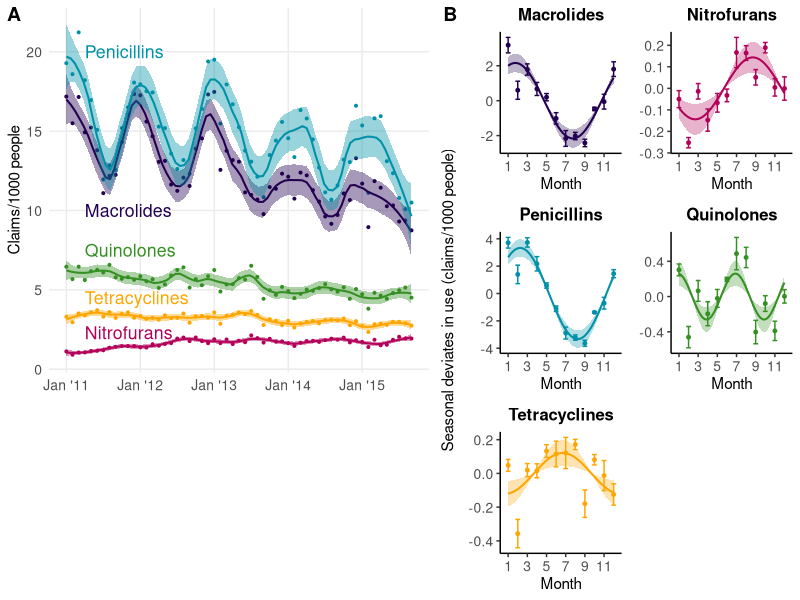
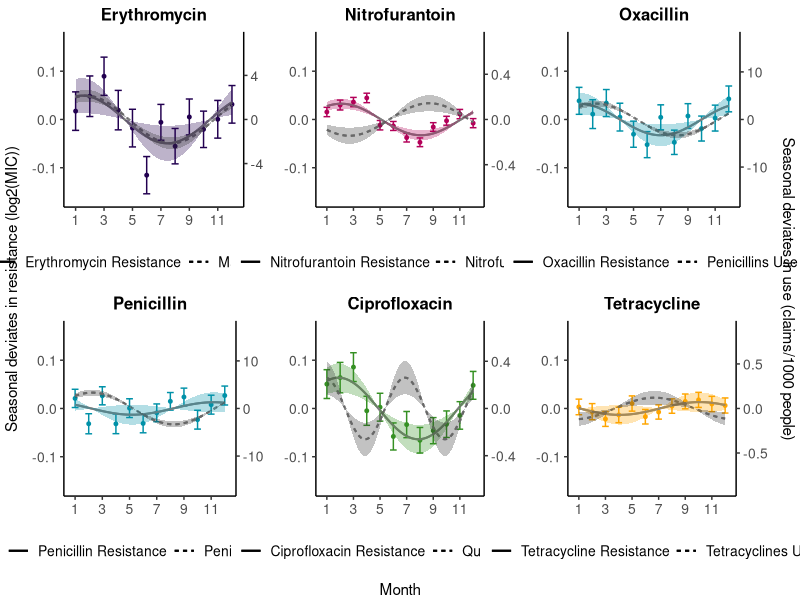
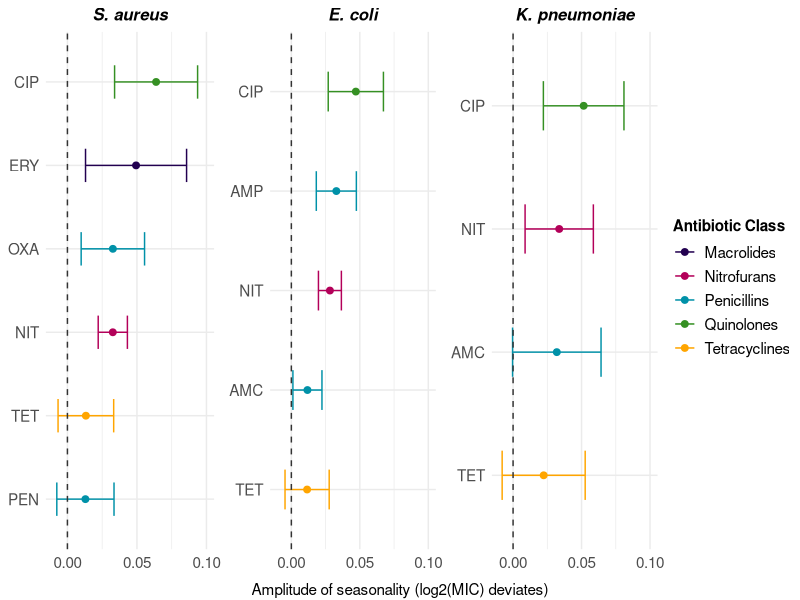
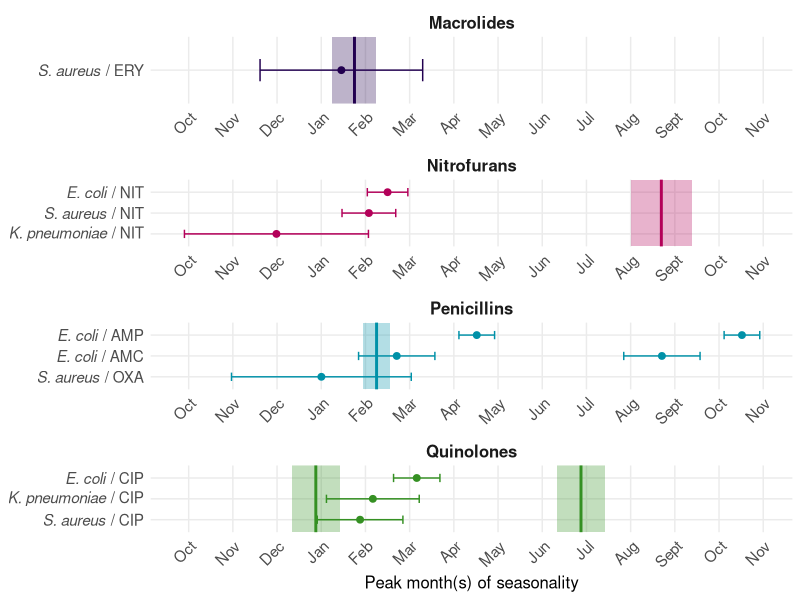
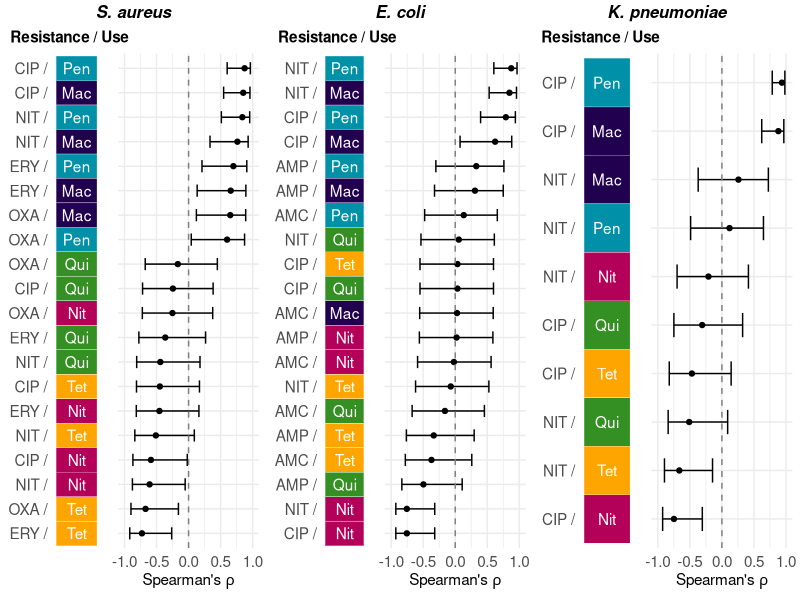
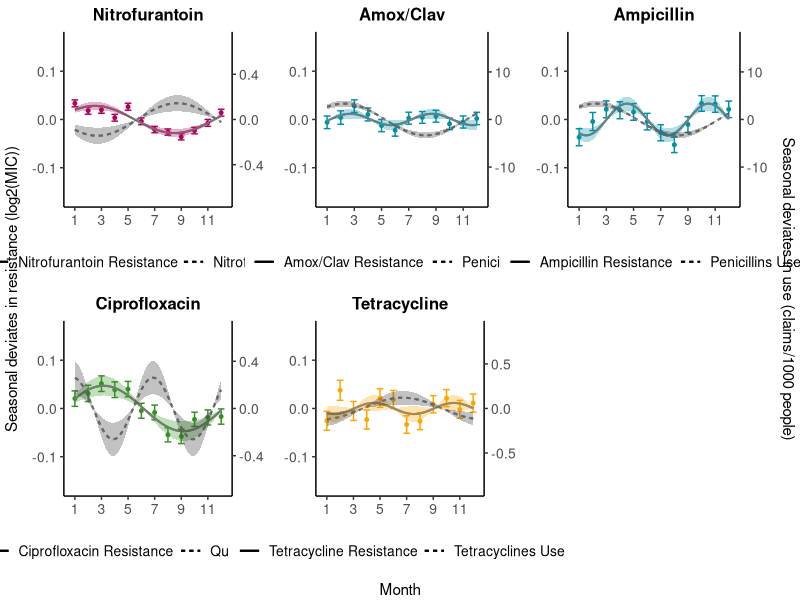
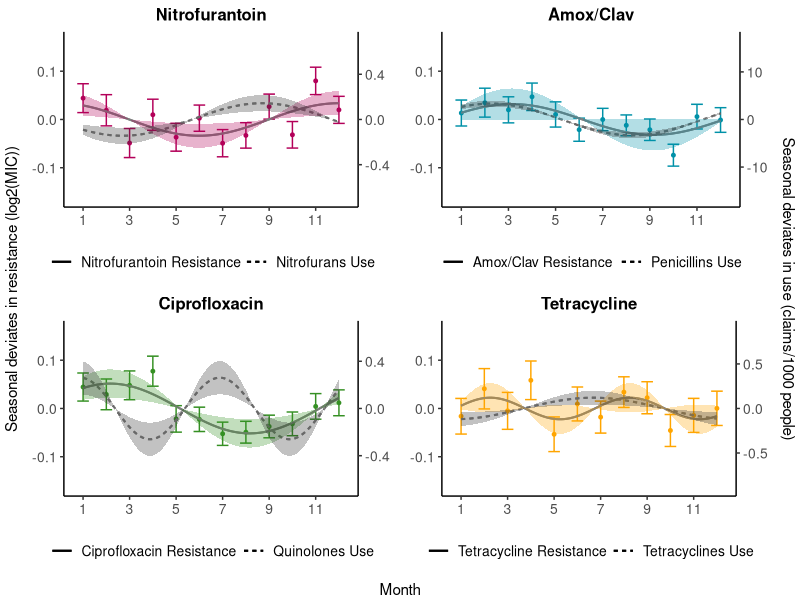
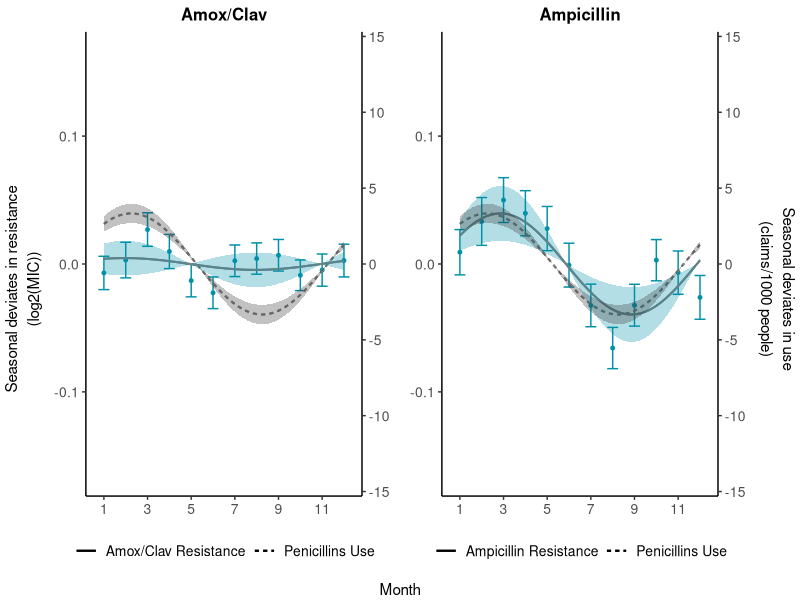

R code for these plots, in order:
#This script makes all the figures included in the publication.

#Load libraries
library(tidyverse)
library(magrittr)
library(cowplot)
library(ggpubr)

# ######################################################
# Inputs
# ######################################################

#Load antibiotic use data
data.use = read_csv("raw_data/antibiotic_use_data.csv")

#Load model values
use.model.params = read_csv("tables/model_values_use.csv")
res.model.params = read_csv("tables/model_values_resistance.csv")
EC.12m.model.params = read_csv("tables/Ecoli_AMC_AMP_12m_model_values.csv")

#Load use and resistance seasonal deviates
use.deviates = read_csv("tables/seasonal_deviates_use.csv")
res.deviates = read_csv("tables/seasonal_deviates_resistance.csv")
EC.12m.deviates = read_csv("tables/Ecoli_AMC_AMP_12m_seasonal_deviates.csv")

#Load use-resistance correlations resuls
correlations = read_csv("tables/correlations.csv")

#Define colors to be used across figures
colors = setNames( c("#220050", "#b30059","#0091a8","#359023", "#ffa500"), 
                   c("Macrolides", "Nitrofurans", "Penicillins", "Quinolones", "Tetracyclines") )

# ######################################################
# Make Figure 1
# ######################################################

#Make Figure 1a (raw antibiotic use)
labels = data.frame(drug_class = c("Macrolides", "Nitrofurans", "Penicillins", "Quinolones", "Tetracyclines"),
                    x.pos = c(4, 4, 4, 4, 4),
                    y.pos = c(10, 2.3, 20, 7.5, 4.5))

f1a = data.use %>%
  mutate(year_month = paste(as.character(year), as.character(str_pad(month, 2, pad = "0")), sep = "-")) %>%
  mutate(x = dense_rank(year_month)) %>%
  ggplot(aes(x=x, y=claims_per_1000ppl, group=drug_class, color=drug_class)) +
  geom_point(size = 0.7) +
  geom_smooth(aes(fill=drug_class), span = 0.2, size = 0.7) +
  geom_text(data = labels, aes(x=x.pos, y=y.pos, label=drug_class), hjust = 0, size = 4.5) +
  ylab("Claims/1000 people") +
  scale_color_manual(values = colors) +
  scale_fill_manual(values = colors) +
  scale_x_continuous(breaks = c(1, 13, 25, 37, 49), labels = c("Jan '11", "Jan '12", "Jan '13", "Jan '14", "Jan '15")) +
  theme_minimal() +
  theme(panel.grid.minor = element_blank(),
        legend.position = "none",
        axis.text = element_text(size = 10),
        axis.title.x = element_blank(),
        axis.title.y = element_text(size = 11)) 

#Make figure 1b (seasonal antibiotic use models)
#Cosine function
cos_func = function(month, amplitude, phase, omega, intercept) {
  amplitude * cos(omega *(month - phase)) + intercept
} 

#Function to plot seasonal use model
plot_use_model_func = function(deviates, class, amplitude, phase, omega, a_lower, a_upper) {
  
  col = colors[class]
  
  ci = data.frame(month=seq(1,12,0.01)) %>%
    mutate(lower_ci = map_dbl(month, ~cos_func(., a_lower, phase, omega, 0))) %>%
    mutate(upper_ci = map_dbl(month, ~cos_func(., a_upper, phase, omega, 0))) 
  
  p = ggplot(data = deviates, aes(x = month)) +
    geom_point(aes(x = month, y = seasonal_deviate), color = col, size = 1) +
    geom_errorbar(aes(x = month, ymin = seasonal_deviate - sem, ymax = seasonal_deviate + sem), width = 0.5, color = col) + 
    stat_function(fun = cos_func, args = list(a = amplitude, phase = phase, omega = omega, intercept = 0), size = 0.7, color = col) +
    geom_ribbon(data = ci, aes(x = month, ymin = lower_ci, ymax = upper_ci), fill = col, alpha = 0.3) +
    scale_x_continuous(breaks=c(1, 3, 5, 7, 9, 11)) +
    ggtitle(class) +
    xlab("Month") +
    theme_classic() +
    theme(legend.position="none",
          plot.title = element_text(size = 12, hjust = 0.5, face = "bold"),
          axis.text = element_text(size = 10),
          axis.title.x = element_text(size = 11),
          axis.title.y = element_blank()
    )
  
  return(p)
}

#Make individual plots for figure 1b
f1b_plots = use.model.params %>%
  filter(term %in% c("amplitude", "phase")) %>%
  select(drug_class, omega, term, estimate, ci.lower, ci.upper) %>%
  gather(variable, value, -(c("drug_class", "term", "omega"))) %>%
  unite(temp, term, variable) %>%
  spread(temp, value) %>%
  #add seasonal deviates table
  left_join(
    use.deviates %>%
      nest(-drug_class) %>%
      rename(deviates_table = data),
    by = c("drug_class")
  ) %>%
  #make plots
  mutate(plot = pmap(.l = list(deviates = deviates_table, class = drug_class, amplitude = amplitude_estimate,
                               phase = phase_estimate, omega = omega, a_lower = amplitude_ci.lower,
                               a_upper = amplitude_ci.upper),
                     .f = plot_use_model_func)) %>%
  pull(plot)

#Combine plots to make figure 1b
f1b = do.call(plot_grid, c(f1b_plots, nrow = 3, ncol = 2, align = "hv")) %>%
  annotate_figure(left = text_grob("Seasonal deviates in use (claims/1000 people)", size = 11, rot = 90)) 

#Combine figures 1a and 1b
f1 = plot_grid(plot_grid(f1a, nrow = 2, ncol = 1, rel_heights = c(2, 1)),
               f1b, nrow = 1, ncol = 2, rel_widths = c(1.2, 1), labels = c("A", "B"))

# ######################################################
# Make Figures 2, S1, S2
# ######################################################

#Function to plot use and resistance models together
plot_use_resistance_func = function(deviates, drug, class, u_a, u_p, u_o, u_low, u_up, r_a, r_p, r_o, r_low, r_up, ratio) {
  col = colors[class]
  
  regressions = data.frame(month=seq(1,12,0.01)) %>%
    mutate(r_actual = map_dbl(month, ~cos_func(., r_a, r_p, r_o, 0))) %>%
    mutate(u_actual = map_dbl(month, ~cos_func(., u_a/ratio, u_p, u_o, 0))) %>%
    gather(type, value, -month) %>%
    mutate(leg = case_when(type == "r_actual" ~ paste(drug, "Resistance"), type == "u_actual" ~ paste(class, "Use"))) %>%
    mutate(leg = factor(leg, levels = c(paste(drug, "Resistance"), paste(class, "Use"))))
  
  ci = data.frame(month=seq(1,12,0.01)) %>%
    mutate(r_lower = map_dbl(month, ~cos_func(., r_low, r_p, r_o, 0))) %>%
    mutate(r_upper = map_dbl(month, ~cos_func(., r_up, r_p, r_o, 0))) %>%
    mutate(u_lower = map_dbl(month, ~cos_func(., u_low, u_p, u_o, 0))) %>%
    mutate(u_upper = map_dbl(month, ~cos_func(., u_up, u_p, u_o, 0)))
  
  p = ggplot(data = regressions) +
    geom_point(data = deviates, aes(x = month, y = seasonal_deviate), color = col, size = 1) +
    geom_errorbar(data = deviates, aes(x = month, ymin = seasonal_deviate - sem, ymax = seasonal_deviate + sem), width = 0.5, color = col) +
    geom_line(aes(x = month, y = value, color = leg, linetype = leg), size = 0.7) +
    geom_line(aes(x = month, y = value, color = leg, linetype = leg), size = 0.7) +
    geom_ribbon(data = ci, aes(x = month, ymin = r_lower, ymax = r_upper), fill = col, alpha = 0.3) +
    geom_ribbon(data = ci, aes(x = month, ymin = u_upper/ratio, ymax = u_lower/ratio), fill = "grey20", alpha = 0.3) +
    scale_color_manual(values = c(col, "grey20")) +
    scale_y_continuous(sec.axis = sec_axis(~. * ratio), limits = c(-.165, .165)) +
    scale_x_continuous(breaks=c(1, 3, 5, 7, 9, 11)) +
    ggtitle(drug) +
    theme_classic() +
    guides(color = guide_legend(nrow = 2, byrow = TRUE)) +
    theme(legend.position = "bottom",
          legend.title = element_blank(),
          legend.text = element_text(size = 10),
          plot.title = element_text(size = 12, hjust = 0.5, face = "bold"),
          axis.text = element_text(size = 10),
          axis.title = element_blank()
    ) 
  
  return(p)
} 


use_res_plots = res.model.params %>%
  filter(term %in% c("amplitude", "phase")) %>%
  select(organism, drug_name, drug_class, omega, term, estimate, ci.lower, ci.upper) %>%
  gather(variable, value, -(c("organism","drug_name","drug_class", "term", "omega"))) %>%
  unite(temp, term, variable) %>%
  spread(temp, value) %>%
  #add resistance seasonal deviates table
  left_join(
    res.deviates %>%
      nest(-organism, -drug_name, -drug_class) %>%
      rename(deviates_table = data),
    by = c("organism","drug_name","drug_class")
  ) %>%
  select(organism, drug_name, drug_class, res_amplitude = amplitude_estimate, res_phase = phase_estimate,
         res_omega = omega, res_upper = amplitude_ci.upper, res_lower = amplitude_ci.lower, deviates_table) %>%
  #add use model params
  left_join(
    use.model.params %>%
      filter(term %in% c("amplitude", "phase")) %>%
      select(drug_class, omega, term, estimate, ci.lower, ci.upper) %>%
      gather(variable, value, -(c("drug_class", "term", "omega"))) %>%
      unite(temp, term, variable) %>%
      spread(temp, value) %>%
      select(drug_class, use_amplitude = amplitude_estimate, use_phase = phase_estimate, use_omega = omega,
             use_upper = amplitude_ci.upper, use_lower = amplitude_ci.lower),
    by = c("drug_class")
  ) %>%
  #get use-resistance scaling ratio
  mutate(u.r_ratio = abs(use_amplitude/res_amplitude)) %>%
  group_by(drug_class) %>%
  mutate(ratio = min(u.r_ratio)) %>%
  ungroup() %>%
  #make plots
  mutate(drug_name = ifelse(drug_name == "Amoxicillin/Clavulanate", "Amox/Clav", drug_name)) %>%
  mutate(plot = pmap(.l = list(deviates = deviates_table, drug = drug_name, class = drug_class, u_a = use_amplitude,
                               u_p = use_phase, u_o = use_omega, u_low = use_lower, u_up = use_upper,
                               r_a = res_amplitude, r_p = res_phase, r_o = res_omega, r_low = res_lower,
                               r_up = res_upper, ratio = ratio),
                     .f = plot_use_resistance_func)) 

#Make figure 2
f2_plots = use_res_plots %>%
  filter(organism == "S. aureus") %>%
  arrange(drug_class, drug_name) %>%
  pull(plot)

f2 = do.call(plot_grid, c(f2_plots, nrow = 2, ncol = 3)) %>%
  annotate_figure(left = text_grob("Seasonal deviates in resistance (log2(MIC))", size = 11, rot = 90)) %>%
  annotate_figure(right = text_grob("Seasonal deviates in use (claims/1000 people)", size = 11, rot = 270)) %>%
  annotate_figure(bottom = text_grob("Month", size = 11))

#Make figure S1
fS1_plots = use_res_plots %>%
  filter(organism == "E. coli") %>%
  arrange(drug_class, drug_name) %>%
  pull(plot)

fS1 = do.call(plot_grid, c(fS1_plots, nrow = 2, ncol = 3)) %>%
  annotate_figure(left = text_grob("Seasonal deviates in resistance (log2(MIC))", size = 11, rot = 90)) %>%
  annotate_figure(right = text_grob("Seasonal deviates in use (claims/1000 people)", size = 11, rot = 270)) %>%
  annotate_figure(bottom = text_grob("Month", size = 11))

#Make figure S2
fS2_plots = use_res_plots %>%
  filter(organism == "K. pneumoniae") %>%
  arrange(drug_class, drug_name) %>%
  pull(plot)

fS2 = do.call(plot_grid, c(fS2_plots, nrow = 2, ncol = 2)) %>%
  annotate_figure(left = text_grob("Seasonal deviates in resistance (log2(MIC))", size = 11, rot = 90)) %>%
  annotate_figure(right = text_grob("Seasonal deviates in use (claims/1000 people)", size = 11, rot = 270)) %>%
  annotate_figure(bottom = text_grob("Month", size = 11))

# ######################################################
# Make figure S3 
# ######################################################

#Plot E. coli AMC and AMP resistance with 12-month period
fS3_plots = EC.12m.model.params %>%
  filter(term %in% c("amplitude", "phase")) %>%
  select(organism, drug_name, drug_class, omega, term, estimate, ci.lower, ci.upper) %>%
  gather(variable, value, -(c("organism","drug_name","drug_class", "term", "omega"))) %>%
  unite(temp, term, variable) %>%
  spread(temp, value) %>%
  #add resistance seasonal deviates table
  left_join(
    EC.12m.deviates %>%
      nest(-organism, -drug_name, -drug_class) %>%
      rename(deviates_table = data),
    by = c("organism","drug_name","drug_class")
  ) %>%
  select(organism, drug_name, drug_class, res_amplitude = amplitude_estimate, res_phase = phase_estimate,
         res_omega = omega, res_upper = amplitude_ci.upper, res_lower = amplitude_ci.lower, deviates_table) %>%
  #add use model params
  left_join(
    use.model.params %>%
      filter(term %in% c("amplitude", "phase")) %>%
      select(drug_class, omega, term, estimate, ci.lower, ci.upper) %>%
      gather(variable, value, -(c("drug_class", "term", "omega"))) %>%
      unite(temp, term, variable) %>%
      spread(temp, value) %>%
      select(drug_class, use_amplitude = amplitude_estimate, use_phase = phase_estimate, use_omega = omega,
             use_upper = amplitude_ci.upper, use_lower = amplitude_ci.lower),
    by = c("drug_class")
  ) %>%
  #get use-resistance scaling ratio
  mutate(u.r_ratio = abs(use_amplitude/res_amplitude)) %>%
  group_by(drug_class) %>%
  mutate(ratio = min(u.r_ratio)) %>%
  ungroup() %>%
  #make plots
  mutate(drug_name = ifelse(drug_name == "Amoxicillin/Clavulanate", "Amox/Clav", drug_name)) %>%
  mutate(plot = pmap(.l = list(deviates = deviates_table, drug = drug_name, class = drug_class, u_a = use_amplitude,
                               u_p = use_phase, u_o = use_omega, u_low = use_lower, u_up = use_upper,
                               r_a = res_amplitude, r_p = res_phase, r_o = res_omega, r_low = res_lower,
                               r_up = res_upper, ratio = ratio),
                     .f = plot_use_resistance_func)) %>%
  pull(plot)

#Make figure S3
fS3 = do.call(plot_grid, c(fS3_plots, nrow = 1, ncol = 2)) %>%
  annotate_figure(left = text_grob("Seasonal deviates in resistance\n(log2(MIC))", size = 11, rot = 90)) %>%
  annotate_figure(right = text_grob("Seasonal deviates in use\n(claims/1000 people)", size = 11, rot = 270)) %>%
  annotate_figure(bottom = text_grob("Month", size = 11))

# ######################################################
# Make figure 3
# ######################################################

#Make amplitude plots function
plot_amplitudes_func = function(dat, title) {
  p = ggplot(data = dat, aes(x = reorder(drug_code, estimate), y = estimate, color = drug_class)) +
    geom_point(size = 2) +
    geom_errorbar(aes(ymin = ci.lower, ymax = ci.upper), width = 0.4) +
    geom_hline(yintercept = 0, color = "grey20", linetype = "dashed") +
    scale_y_continuous(breaks = c(0, 0.05, 0.1), limits = c(-0.01, 0.1)) +
    scale_color_manual(values = colors, name = "Antibiotic Class") +
    coord_flip() +
    ggtitle(title) +
    theme_minimal() +
    theme(plot.title = element_text(face = "bold.italic", hjust = 0.5, size = 12),
          axis.title = element_blank(),
          axis.text = element_text(size = 11),
          legend.title = element_text(size = 11, face = "bold"),
          legend.text = element_text(size = 11)
    )
  
  return(p)
}

f3_SA_plot = res.model.params %>%
  filter(term == "amplitude") %>%
  filter(organism == "S. aureus") %>%
  plot_amplitudes_func(., "S. aureus")

f3_EC_plot = res.model.params %>%
  filter(term == "amplitude") %>%
  filter(organism == "E. coli") %>%
  plot_amplitudes_func(., "E. coli")

f3_KP_plot = res.model.params %>%
  filter(term == "amplitude") %>%
  filter(organism == "K. pneumoniae") %>%
  plot_amplitudes_func(., "K. pneumoniae")

#Make figure 3
f3 = ggarrange(f3_SA_plot, f3_EC_plot, f3_KP_plot, nrow = 1, ncol = 3, common.legend = TRUE, legend = "right") %>%
  annotate_figure(bottom = text_grob("Amplitude of seasonality (log2(MIC) deviates)", size = 11))

# ######################################################
# Make figure 4
# ######################################################

#Make resistance phases table
res.phases = bind_rows(
  res.model.params %>%
    filter(term == "phase"),
  #add second peak for org/drugs with 6 month period
  res.model.params %>%
    filter(term == "phase") %>%
    filter(period == 6) %>%
    mutate(estimate = estimate + 6, ci.lower = ci.lower + 6, ci.upper = ci.upper + 6)
) %>%
  #filter out org/drug combinations that did not meet criteria for seasonality
  filter(!(organism == "S. aureus" & drug_code %in% c("PEN", "TET"))) %>%
  filter(!(organism == "E. coli" & drug_code == "TET")) %>%
  filter(!(organism == "K. pneumoniae" & drug_code %in% c("AMC", "TET"))) %>%
  #manually edit phase for K.pneumo/NIT (subtract 12m) for aesthetic purposes for figure
  mutate(estimate = ifelse(organism == "K. pneumoniae" & drug_code == "NIT", estimate - 12, estimate),
         ci.lower = ifelse(organism == "K. pneumoniae" & drug_code == "NIT", ci.lower - 12, ci.lower),
         ci.upper = ifelse(organism == "K. pneumoniae" & drug_code == "NIT", ci.upper - 12, ci.upper)
  ) %>%
  mutate(org_drug = paste(organism, drug_code, sep = "/")) 

#Make use phases table
use.phases = bind_rows(
  use.model.params %>%
    filter(term == "phase"),
  #add second peak for org/drugs with 6 month period
  use.model.params %>%
    filter(term == "phase") %>%
    filter(period == 6) %>%
    mutate(estimate = estimate + 6, ci.lower = ci.lower + 6, ci.upper = ci.upper + 6)
) %>%
  filter(drug_class != "Tetracyclines")

#Define plot labels
labs = c("S. aureus/CIP" = expression(paste(italic("S. aureus"), " / CIP")),
         "S. aureus/ERY" = expression(paste(italic("S. aureus"), " / ERY")),
         "S. aureus/NIT" = expression(paste(italic("S. aureus"), " / NIT")),
         "S. aureus/OXA" = expression(paste(italic("S. aureus"), " / OXA")),
         "E. coli/AMC" = expression(paste(italic("E. coli"), " / AMC")),
         "E. coli/AMP" = expression(paste(italic("E. coli"), " / AMP")),
         "E. coli/CIP" = expression(paste(italic("E. coli"), " / CIP")),
         "E. coli/NIT" = expression(paste(italic("E. coli"), " / NIT")),
         "K. pneumoniae/CIP" = expression(paste(italic("K. pneumoniae"), " / CIP")),
         "K. pneumoniae/NIT" = expression(paste(italic("K. pneumoniae"), " / NIT"))
)


#Make figure 4
f4 = ggplot(data = res.phases) +
  facet_wrap(~drug_class, scales = "free", nrow = 5) +
  geom_point(aes(x = reorder(org_drug, estimate), y = estimate, color=drug_class), size = 2) +
  geom_errorbar(aes(x = reorder(org_drug, estimate), ymin = ci.lower, ymax = ci.upper, color=drug_class), width = 0.4) +
  geom_hline(data = use.phases, aes(yintercept = estimate, color = drug_class), size = 1) +
  geom_rect(data = use.phases, aes(ymin = ci.lower, ymax = ci.upper, xmin = -Inf, xmax = Inf, fill = drug_class), alpha = 0.3) +
  scale_color_manual(values = colors) +
  scale_fill_manual(values = colors) +
  scale_x_discrete(labels = labs) +
  scale_y_continuous(breaks = seq(-2 ,11, 1), limits = c(-2.2, 11),
                     labels = c("Oct", "Nov", "Dec", "Jan", "Feb", "Mar", "Apr", "May", "Jun", "Jul", "Aug", "Sept", "Oct", "Nov")) +
  coord_flip() +
  ylab("Peak month(s) of seasonality") +
  theme_minimal() +
  theme(panel.grid.minor = element_blank(),
        legend.position = "none",
        strip.text.x = element_text(size = 12, face = "bold"),
        axis.text.x = element_text(size = 11, angle = 45, hjust = 1, vjust = 1),
        axis.text.y = element_text(size = 11),
        axis.title.x = element_text(size = 12),
        axis.title.y = element_blank()
  )

# ######################################################
# Make figure 5
# ######################################################

#Function to plot use-resistance correlations for each species
plot_corr_func = function(dat, o) {
  d = dat %>%
    filter(organism == o) %>%
    mutate(use_class_short = substr(use_class, 1,3)) %>%
    mutate(use_res = paste(res_drug_code, use_class_short, sep = "/"))
  
  y_ticks = d %>%
    mutate(res_label = paste0(res_drug_code, " /")) %>%
    arrange(rho) %>%
    pull(res_label)
  
  p1 = ggplot(data = d, aes(x = reorder(use_res, rho), y = rho)) +
    geom_point() +
    geom_errorbar(aes(ymin = ci.lower, ymax = ci.upper), width = 0.5) +
    geom_hline(yintercept = 0, linetype = "dashed", color = "grey50") +
    ylab(expression(paste("Spearman's ", rho))) +
    labs(color = "") +
    ylim(-1, 1) +
    coord_flip() +
    theme_minimal() +
    theme(axis.text.x = element_text(size = 11),
          axis.text.y = element_blank(),
          axis.title.x = element_text(size = 11),
          axis.title.y = element_blank()
    )
  
  p2 = ggplot(data = d, aes(x = reorder(use_res, rho), y = 1, fill = use_class)) +
    geom_tile(color = "white", alpha = 1) +
    geom_text(aes(label = use_class_short), color = "white") + 
    scale_fill_manual(values = colors) +
    scale_x_discrete(labels = y_ticks) +
    coord_flip() +
    ggtitle("Resistance / Use") +
    theme_minimal() + 
    theme(legend.position = "none",
          panel.grid.major = element_blank(),
          panel.grid.minor = element_blank(),
          plot.title = element_text(size = 11, face = "bold", hjust = 0.6),
          axis.text.x = element_blank(),
          axis.text.y = element_text(size = 11),
          axis.title = element_blank()
    )
  
  p = plot_grid(p2, p1, nrow = 1, ncol = 2, rel_widths = c(1, 1.5), align = "h") %>%
    annotate_figure(top = text_grob(o, face = "bold.italic", size = 12))
  
  return(p)
}

f5_SA = plot_corr_func(correlations, "S. aureus")
f5_EC = plot_corr_func(correlations, "E. coli")
f5_KP = plot_corr_func(correlations, "K. pneumoniae")

#Make figure 5
f5 = plot_grid(f5_SA, f5_EC, f5_KP, ncol = 3, nrow = 1)

# ######################################################
# Save all figures
# ######################################################

ggsave(f1, filename = "figures/Fig1.pdf", width = 7.5, height = 5.5)
ggsave(f2, filename = "figures/Fig2.pdf", width = 7.5, height = 5.5)
ggsave(f3, filename = "figures/Fig3.pdf", width = 6.5, height = 4)
ggsave(f4, filename = "figures/Fig4.pdf", width = 6, height = 5.5)
ggsave(f5, filename = "figures/Fig5.pdf", width = 7.5, height = 6)

ggsave(fS1, filename = "figures/FigS1.pdf", width = 7.5, height = 5.5)
ggsave(fS2, filename = "figures/FigS2.pdf", width = 5, height = 5.5)
ggsave(fS3, filename = "figures/FigS3.pdf", width = 5, height = 2.75)


